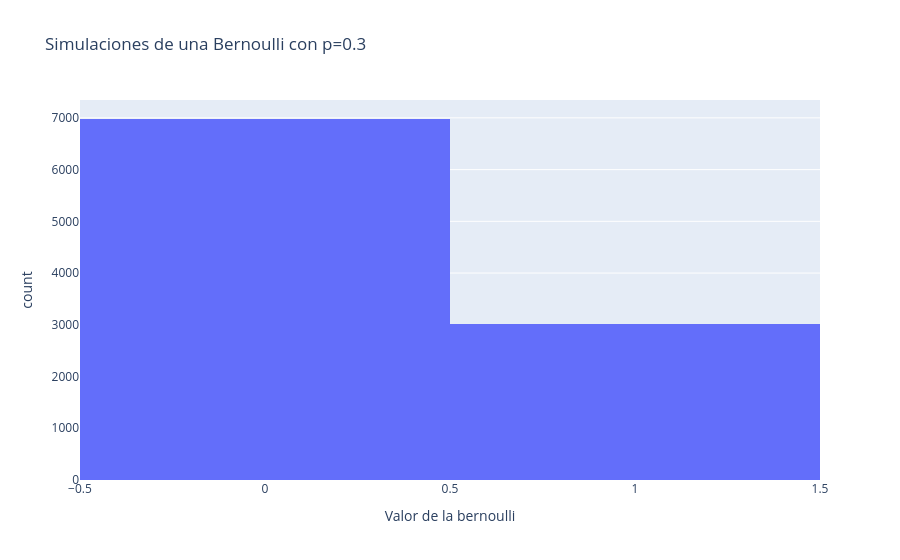

Notebook source saved alongside this figure:
### Code cell
px.histogram(
    muestra,
    x=muestra,
    nbins=2,
    title="Simulaciones de una Bernoulli con p=0.3",
    labels={"x":"Valor de la bernoulli"}
    )

### Figure 1 — Plotly figure (JSON) as saved in the notebook; plotly's stock layout.template omitted (floating-point values rounded to 4 significant figures; data arrays with more than 128 entries replaced by an {"elided": "..."} marker saying what was removed)
{"data": [{"bingroup": "x", "hovertemplate": "Valor de la bernoulli=%{x}<br>count=%{y}<extra></extra>", "legendgroup": "", "marker": {"color": "#636efa", "pattern": {"shape": ""}}, "name": "", "nbinsx": 2, "orientation": "v", "showlegend": false, "type": "histogram", "x": {"elided": "10000 int values"}, "xaxis": "x", "yaxis": "y"}], "layout": {"barmode": "relative", "legend": {"tracegroupgap": 0}, "title": {"text": "Simulaciones de una Bernoulli con p=0.3"}, "xaxis": {"anchor": "y", "domain": [0, 1], "title": {"text": "Valor de la bernoulli"}}, "yaxis": {"anchor": "x", "domain": [0, 1], "title": {"text": "count"}}}}
